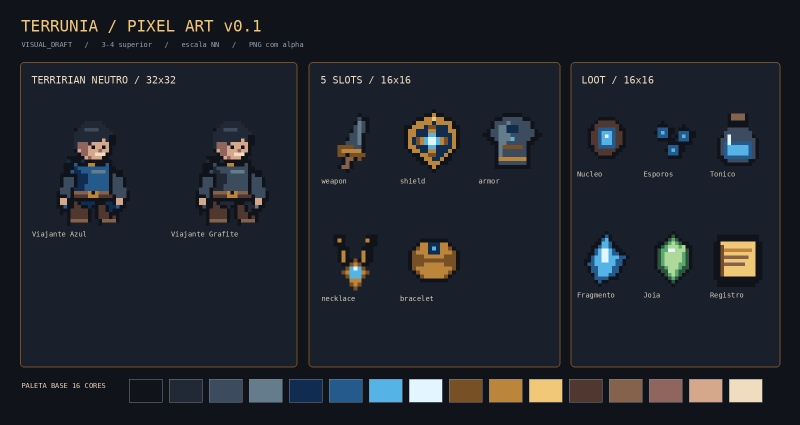
#> input picture docs/reference/terrunia-pixel-art-v0.1.png, 1600 x 850 px (shown at 1/2 size)
$ python -i build_pixel_assets.py   (imports and definitions only)
#> lines starting #> are read from the running program, lines starting #| are printed output that depends on the picture
"""Generate VISUAL_DRAFT Terrúnia pixel art at native resolution.

Requires Pillow: pip install Pillow
Run from the repository root: python3 scripts/build_pixel_assets.py
The PNGs intentionally contain no visible editor grid. Never upscale the files
before committing them; the browser uses CSS image-rendering: pixelated.
"""

from __future__ import annotations

import json
from pathlib import Path

from PIL import Image, ImageDraw, ImageFont


ROOT = Path(__file__).resolve().parents[1] / "public" / "assets"

COLORS = {
    "outline": "#11131A",
    "shade": "#222936",
    "steel": "#3D4B5E",
    "steel_light": "#657C8C",
    "navy": "#102C50",
    "blue": "#255A8C",
    "cyan": "#55B4E5",
    "ice": "#E2F6FF",
    "gold_dark": "#785025",
    "gold": "#BB853C",
    "gold_light": "#F1C778",
    "leather": "#503831",
    "leather_light": "#85624B",
    "skin_dark": "#8F655D",
    "skin": "#D5A78B",
    "skin_light": "#F0DDC0",
    "moss_dark": "#30533F",
    "moss": "#58A96A",
    "moss_light": "#AFD99B",
    "ember_dark": "#742F41",
    "ember": "#CE5764",
    "ember_light": "#F6A37B",
    "violet_dark": "#44365F",
    "violet": "#8668B5",
    "violet_light": "#C1A8E6",
    "sun": "#F7E08B",
}


def sheet(width: int = 16, height: int = 16):
    image = Image.new("RGBA", (width, height), (0, 0, 0, 0))
    return image, ImageDraw.Draw(image)


# [39 lines left out: function tutorial_gear, not called in this run]


def p(draw, color: str, *points):
    draw.polygon(points, fill=COLORS[color])


def r(draw, color: str, box):
    draw.rectangle(box, fill=COLORS[color])


def px(draw, color: str, x: int, y: int):
    draw.point((x, y), fill=COLORS[color])


# [284 lines left out: functions character, shield, weapon, armor, necklace, bracelet and 11 more, not called in this run]


NPC_THEMES = {
    'eldamar': ('navy', 'blue', 'gold_light', 'scribe'),
    'mireya': ('navy', 'steel_light', 'gold', 'crest'),
    'rustal': ('leather', 'gold_dark', 'cyan', 'rune'),
    'cebios': ('violet_dark', 'violet', 'ice', 'star'),
    'estres': ('ember_dark', 'violet_dark', 'ember_light', 'fracture'),
    'curador': ('moss_dark', 'moss', 'gold_light', 'crest'),
    'sentinela': ('navy', 'blue', 'sun', 'crest'),
    'gladiador': ('steel', 'leather', 'gold', 'shield'),
    'batedor': ('moss_dark', 'moss', 'ice', 'arrow'),
    'forjador': ('leather', 'ember_dark', 'gold_light', 'hammer'),
    'inscricoes': ('navy', 'steel', 'cyan', 'rune'),
    'gravador': ('shade', 'violet_dark', 'violet_light', 'fracture'),
    'astrologo': ('violet_dark', 'violet', 'sun', 'star'),
    'profeta': ('violet_dark', 'blue', 'cyan', 'eye'),
    'cacador': ('moss_dark', 'navy', 'ice', 'arrow'),
    'canalizador': ('ember_dark', 'ember', 'violet_light', 'fracture'),
    'ruptura': ('steel', 'violet_dark', 'ember_light', 'shield'),
    'ruina': ('shade', 'ember_dark', 'ember', 'rune'),
}


# [414 lines left out: functions npc_portrait, mystic_tunic, star_mantle, enchanted_vestments, chain_mail, sword_long and 23 more, not called in this run]

IMPORTED_PR17_ASSETS = (
    'enemies/portal/enemy_luminous_slime_idle.png',
    'enemies/portal/enemy_void_moth_idle.png',
    'enemies/portal/enemy_spore_mantis_idle.png',
    'enemies/portal/enemy_ruin_sentinel_idle.png',
    'items/item_resonance_flask.png',
    'items/item_field_rune.png',
    'items/item_vital_essence.png',
    'items/item_luminous_gel.png',
    'items/item_void_dust.png',
    'items/item_spore_chitin.png',
    'items/item_ruin_shard.png',
)

# [47 lines left out: functions blackroot_titan, astravel_material, not called in this run]


ASSETS = {
    **{f'items/item_{kind}.png': (lambda kind=kind: tutorial_gear(kind)) for kind in ('worn_linen_tunic', 'apprentice_tunic', 'simple_leather_armor', 'linen_thread')},
    'npcs/npc_rosetta_portrait.png': lambda: imported_visual('npcs/npc_rosetta_portrait.png'),
    'enemies/fungorros/enemy_blackroot_titan_idle.png': blackroot_titan,
    **{f'items/item_{name}.png': (lambda name=name: astravel_material(name)) for name in (
        'fungal_gel', 'mycelial_fiber', 'blackroot_core', 'hunter_insignia')},
    "characters/terririan/player_default.png": lambda: character(False),
    "characters/terririan/player_sigil.png": lambda: character(True),
    "equipment/slot-previews/weapon.png": weapon,
    "equipment/slot-previews/shield.png": shield,
    "equipment/slot-previews/armor.png": armor,
    "equipment/slot-previews/necklace.png": necklace,
    "equipment/slot-previews/bracelet.png": bracelet,
    "equipment/weapon/weapon_prologue_g1.png": weapon,
    **{f"equipment/weapon/weapon_prologue_g{grade}.png":
       (lambda grade=grade: weapon_grade(grade)) for grade in range(2, 8)},
    "equipment/catalog/weapon_long_sword.png": sword_long,
    "equipment/catalog/weapon_war_axe.png": war_axe,
    "equipment/catalog/weapon_long_bow.png": long_bow,
    "equipment/catalog/weapon_dagger.png": dagger,
    "equipment/catalog/weapon_arcane_scepter.png": arcane_scepter,
    "equipment/catalog/weapon_spellbook.png": spellbook,
    "equipment/catalog/weapon_conjuration_staff.png": conjuration_staff,
    "equipment/catalog/shield_round.png": round_shield,
    "equipment/catalog/shield_arcane.png": arcane_shield,
    "equipment/catalog/armor_leather.png": leather_armor,
    "equipment/catalog/armor_plate.png": armor,
    "equipment/catalog/armor_mystic_tunic.png": mystic_tunic,
    "equipment/catalog/armor_star_mantle.png": star_mantle,
    "equipment/catalog/armor_enchanted_vestments.png": enchanted_vestments,
    "equipment/catalog/armor_chain.png": chain_mail,
    "equipment/catalog/necklace_moon.png": moon_necklace,
    "equipment/catalog/necklace_rune.png": necklace,
    "equipment/catalog/bracelet_leather.png": leather_bracelet,
    "equipment/catalog/bracelet_resonance.png": bracelet,
    "items/item_fungal_nucleus.png": fungal_nucleus,
    "items/item_spore_cluster.png": spores,
    "items/item_minor_tonic.png": tonic,
    "items/item_simple_ether.png": sylwen_ether,
    "items/item_field_compress.png": field_compress,
    "items/item_antidote.png": sylwen_antidote,
    "npcs/npc_daeryn_portrait.png": lambda: terran_healer().resize((32, 32), Image.Resampling.NEAREST),
    "npcs/npc_sylwen_portrait.png": lambda: terran_alchemist().resize((32, 32), Image.Resampling.NEAREST),
    "npcs/npc_vorren_portrait.png": lambda: terran_tracker().resize((32, 32), Image.Resampling.NEAREST),
    "npcs/npc_lithwynn_portrait.png": lambda: terran_inscriber().resize((32, 32), Image.Resampling.NEAREST),
    **{f"npcs/npc_street_{name}_portrait.png": (lambda name=name: street_portrait(name))
       for name in ('arlen', 'liora', 'garrik', 'siven', 'nara', 'ruven')},
    "items/item_mycelial_fragment.png": mycelial_fragment,
    "items/item_astravel_record.png": record,
    "gems/gem_emerald_growth.png": lambda: gem_variant('moss', 'moss_light', 'moss_dark', 'leaf'),
    "gems/gem_sapphire_tides.png": lambda: gem_variant('blue', 'cyan', 'navy', 'wave'),
    "gems/gem_ruby_wrath.png": lambda: gem_variant('ember', 'ember_light', 'ember_dark', 'bolt'),
    "gems/gem_onyx_shadow.png": lambda: gem_variant('shade', 'steel', 'outline', 'fracture'),
    "gems/gem_amethyst_mind.png": lambda: gem_variant('violet', 'violet_light', 'violet_dark', 'star'),
    "gems/gem_topaz_lightning.png": lambda: gem_variant('gold', 'sun', 'gold_dark', 'bolt'),
    "gems/gem_diamond_celestial.png": lambda: gem_variant('steel_light', 'ice', 'steel', 'star'),
    "gems/gem_opal_chaos.png": lambda: gem_variant('violet', 'cyan', 'violet_dark', 'fracture'),
    "gems/gem_jade_eternity.png": lambda: gem_variant('moss', 'moss_light', 'moss_dark', 'leaf'),
    "gems/gem_kethzar_heart.png": lambda: gem_variant('ember', 'ember_light', 'ember_dark', 'heart'),
    "essences/essence_fungal_weak.png": lambda: essence_bottle('fungal'),
    "essences/essence_mycelial.png": lambda: essence_bottle('mycelial'),
    "enemies/fungorros/enemy_fungorro_crawler_idle.png": fungorro_crawler,
    "enemies/fungorros/enemy_spore_sower_idle.png": spore_sower,
    "enemies/fungorros/enemy_fungal_slime_idle.png": fungal_slime,
    "enemies/fungorros/enemy_fungal_horror_idle.png": fungal_horror,
    "enemies/bosses/enemy_colossus_mycelium_idle.png": mycelium_colossus,
    "npcs/npc_eldamar_portrait.png": lambda: npc_portrait('eldamar'),
    "npcs/npc_mireya_dunavar_portrait.png": lambda: npc_portrait('mireya'),
    "npcs/npc_master_rustal_portrait.png": lambda: npc_portrait('rustal'),
    "npcs/npc_observador_cebios_portrait.png": lambda: npc_portrait('cebios'),
    "npcs/npc_guardador_estres_portrait.png": lambda: npc_portrait('estres'),
    "npcs/npc_curador_nexo_portrait.png": lambda: npc_portrait('curador'),
    **{f"npcs/npc_master_{key}_portrait.png": (lambda key=key: npc_portrait(key))
       for key in ('sentinela', 'gladiador', 'batedor', 'forjador', 'inscricoes',
                   'gravador', 'astrologo', 'profeta', 'cacador', 'canalizador',
                   'ruptura', 'ruina')},
    **{path: (lambda path=path: imported_visual(path)) for path in IMPORTED_PR17_ASSETS},
}


ITEM_IDS = {
    'items/item_worn_linen_tunic.png': 'item.worn-linen-tunic',
    'items/item_apprentice_tunic.png': 'item.apprentice-tunic',
    'items/item_simple_leather_armor.png': 'item.simple-leather-armor',
    'items/item_linen_thread.png': 'item.linen-thread',
    **{f'items/item_{name}.png': f'item.{name.replace("_", "-")}' for name in (
        'fungal_gel', 'mycelial_fiber', 'blackroot_core', 'hunter_insignia')},
    'items/item_fungal_nucleus.png': 'item.fungal-nucleus',
    'items/item_spore_cluster.png': 'item.spore-cluster',
    'items/item_minor_tonic.png': 'item.minor-tonic',
    'items/item_simple_ether.png': 'item.simple-ether',
    'items/item_field_compress.png': 'item.field-compress',
    'items/item_antidote.png': 'item.antidote',
    'items/item_mycelial_fragment.png': 'item.mycelial-fragment',
    'items/item_astravel_record.png': 'item.quest-record',
    **{f'items/item_{name}.png': f'item.{name.replace("_", "-")}' for name in (
        'resonance_flask', 'field_rune', 'vital_essence',
        'luminous_gel', 'void_dust', 'spore_chitin', 'ruin_shard'
    )},
}
ENEMY_IDS = {
    'enemy_blackroot_titan_idle': 'enemy.blackroot-titan',
    'enemy_fungorro_crawler_idle': 'enemy.fungorro-crawler',
    'enemy_spore_sower_idle': 'enemy.spore-sower',
    'enemy_fungal_slime_idle': 'enemy.fungal-slime',
    'enemy_fungal_horror_idle': 'enemy.fungal-horror',
    'enemy_colossus_mycelium_idle': 'enemy.colossus-mycelium',
    **{f'enemy_{name}_idle': f'enemy.{name.replace("_", "-")}' for name in (
        'luminous_slime', 'void_moth', 'spore_mantis', 'ruin_sentinel'
    )},
}
NPC_IDS = {
    'npc_rosetta': 'npc.rosetta.portrait',
    'npc_eldamar': 'npc.eldamar.portrait',
    'npc_daeryn': 'npc.daeryn.portrait',
    'npc_sylwen': 'npc.sylwen.portrait',
    'npc_vorren': 'npc.vorren.portrait',
    'npc_lithwynn': 'npc.lithwynn.portrait',
    **{f'npc_street_{name}': f'npc.street.{name}'
       for name in ('arlen', 'liora', 'garrik', 'siven', 'nara', 'ruven')},
    'npc_mireya_dunavar': 'npc.mireya.portrait',
    'npc_master_rustal': 'npc.rustal.portrait',
    'npc_observador_cebios': 'npc.cebios.portrait',
    'npc_guardador_estres': 'npc.estres.portrait',
    'npc_curador_nexo': 'npc.curador.nexo.portrait',
}


# The extended cast is authored once and shared by map actors and dialogue portraits.
# [1 line that did not run here, left out]
# [8 lines not run here, left out]


# [151 lines left out: functions sprite_identity, build_atlas, build_sprite_manifest, build_sprite_preview, build_reference_board, not called in this run]


def build_catalog_board(images: dict[str, Image.Image]):
    """VISUAL_DRAFT catalog board for approval; the UI loads individual 16px PNGs."""
    board = Image.new('RGBA', (1480, 1210), '#11131A')
    d = ImageDraw.Draw(board)
    font_path = '/usr/share/fonts/truetype/dejavu/DejaVuSansMono.ttf'
    title = ImageFont.truetype(font_path, 33) if Path(font_path).exists() else ImageFont.load_default()
    small = ImageFont.truetype(font_path, 16) if Path(font_path).exists() else ImageFont.load_default()
    d.text((40, 32), 'TERRUNIA / INVENTARIO PIXEL v0.2', fill=COLORS['gold_light'], font=title)
    d.text((40, 80), '7 ARMAS DO MANUAL + 8 ESTUDOS DE EQUIPAMENTO  /  16x16 NATIVOS  /  VISUAL_DRAFT', fill=COLORS['steel_light'], font=small)
    catalog = (
        ('weapon_long_sword', 'Espada Longa'), ('weapon_war_axe', 'Machado de Guerra'),
        ('weapon_long_bow', 'Arco Longo'), ('weapon_dagger', 'Adaga'),
        ('weapon_arcane_scepter', 'Cetro Arcano'), ('weapon_spellbook', 'Livro de Magias'),
        ('weapon_conjuration_staff', 'Cajado de Conjuracao'), ('shield_round', 'Escudo Redondo'),
        ('shield_arcane', 'Protetor Arcano'), ('armor_leather', 'Armadura de Couro'),
        ('armor_plate', 'Armadura de Placas'), ('necklace_moon', 'Colar Lunar'),
        ('necklace_rune', 'Colar Runico'), ('bracelet_leather', 'Pulseira de Couro'),
        ('bracelet_resonance', 'Pulseira Ressonancia'),
    )
    for i, (name, label) in enumerate(catalog):
        x, y = 40 + (i % 5) * 290, 128 + (i // 5) * 245
        d.rectangle((x, y, x + 262, y + 222), fill='#1A202B', outline=COLORS['gold_dark'], width=2)
        art = images[f'equipment/catalog/{name}.png'].resize((128, 128), Image.Resampling.NEAREST)
        board.alpha_composite(art, (x + 66, y + 16))
        d.text((x + 12, y + 164), label, font=small, fill=COLORS['skin_light'])
        d.text((x + 12, y + 190), '16 x 16', font=small, fill=COLORS['steel_light'])
    d.text((40, 896), 'ARMA VINCULADA / GRAUS I - VII', font=title, fill=COLORS['gold_light'])
    for grade in range(1, 8):
        x, y = 40 + (grade - 1) * 206, 957
        d.rectangle((x, y, x + 185, y + 182), fill='#1A202B', outline=COLORS['steel'])
        art = images[f'equipment/weapon/weapon_prologue_g{grade}.png'].resize((112, 112), Image.Resampling.NEAREST)
        board.alpha_composite(art, (x + 35, y + 15))
        d.text((x + 57, y + 140), f'GRAU {grade}', font=small, fill=COLORS['skin_light'])
    output = ROOT.parents[1] / 'docs' / 'reference' / 'terrunia-inventory-pixel-v0.2.png'
    board.convert('RGB').save(output)


# [25 lines left out: function build, not called in this run]


# [34 lines not run here, left out]

>>> import cv2
>>> picture = cv2.imread('../docs/reference/terrunia-pixel-art-v0.1.png', cv2.IMREAD_GRAYSCALE)
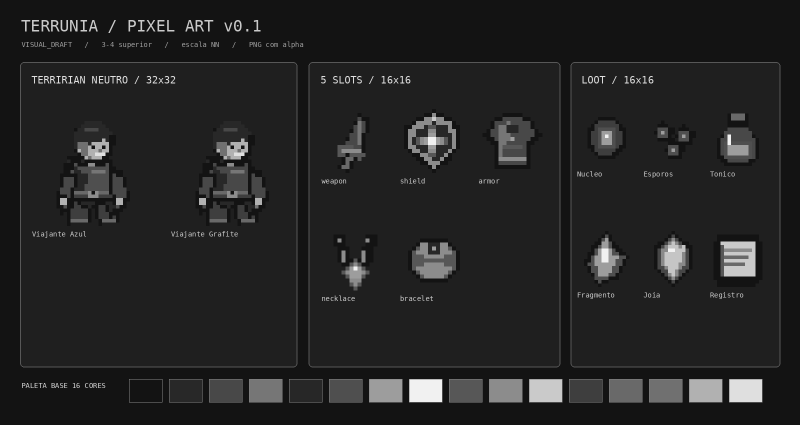
#> picture: shape (850, 1600) (shown at 1/2 size); min 19, max 241, mean 35.9
>>> result = build_catalog_board(picture)
#> in build_catalog_board, `board = Image.new('RGBA', (1480, 1210), '#11131A')`:
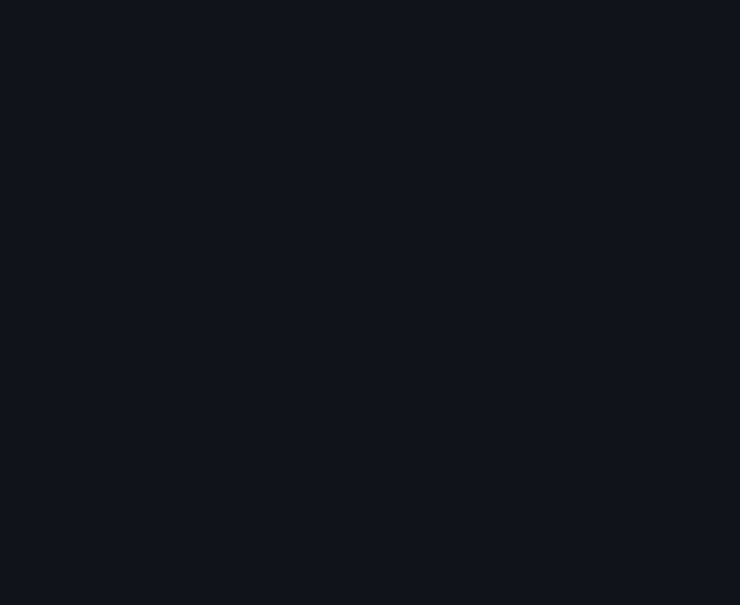
#> board: PIL image 1480x1210 RGBA (shown at 1/2 size); mean R, G, B, A 17, 19, 26, 255
#> (the run stopped early here; a loop or call above may not have finished)

$ run again, on docs/reference/ui-terrunia-main-v0.4.png
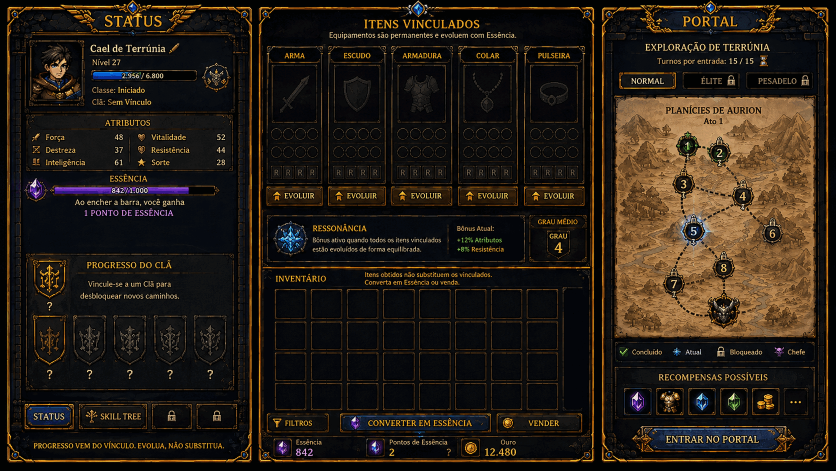
#> input picture docs/reference/ui-terrunia-main-v0.4.png, 1672 x 941 px (shown at 1/2 size)
#> `picture = cv2.imread('../docs/reference/terrunia-pixel-art-v0.1.png', ..`:
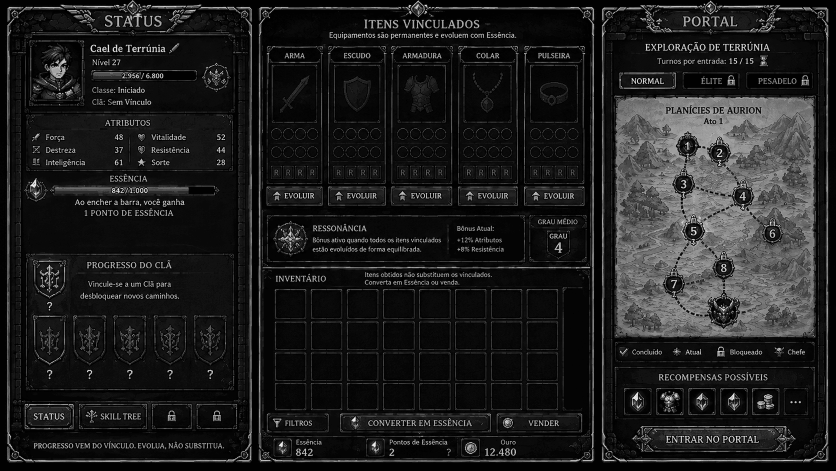
#> picture: shape (941, 1672) (shown at 1/2 size); min 1, max 234, mean 30.9
